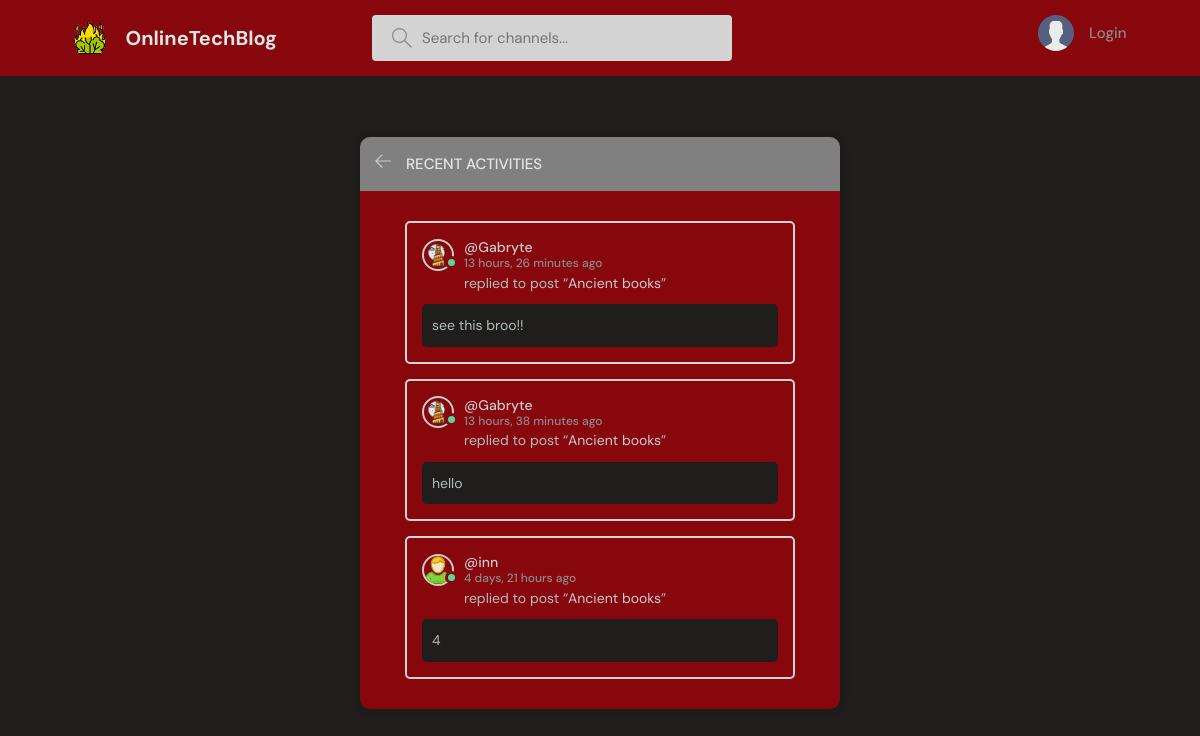
Page /messagesFromUsers/ on the earlier database version.
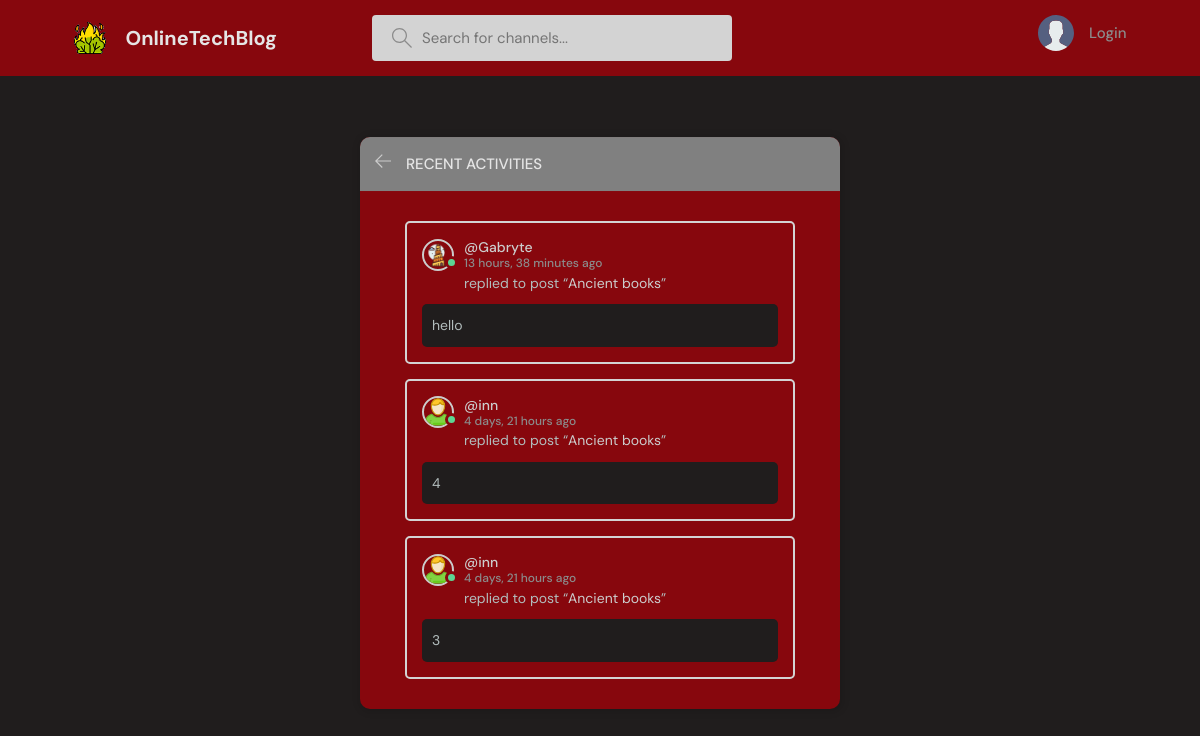
Same page on the later database version.
### baseProject/models.py (models this page shows, shortened)
class Message(models.Model):
    user = models.ForeignKey(User, on_delete=models.CASCADE)
    room = models.ForeignKey(Room, on_delete=models.CASCADE)
    body = models.TextField()
    image = models.ImageField(null=True, blank=True)
    updated = models.DateTimeField(auto_now=True)
    created = models.DateTimeField(auto_now_add=True)
    likes = models.ManyToManyField(User, related_name='comment')
    class Meta:
        ordering = ('-updated','-created')

class User(AbstractUser):
    name = models.CharField(max_length=200, null=True)
    surname = models.CharField(max_length=200, null=True)
    email = models.EmailField(unique=True,null=True)
    status = models.TextField(null=True)
    icon = models.ImageField(null=True, default="userBase.svg")
    showFriendsMessages = models.BooleanField(default=False)
    USERNAME_FIELD = 'email'
    REQUIRED_FIELDS = []

class Room(models.Model):
    host = models.ForeignKey(User, on_delete=models.SET_NULL, null=True)
    participants = models.ManyToManyField(User, related_name='participants', blank=True)
    topic = models.ForeignKey(Topic, null=True, blank=True,on_delete=models.SET_NULL)
    name = models.CharField(max_length=200, unique=True)
    description = models.TextField(null=True, blank=True)
    friendsOnly = models.BooleanField(default=False)
    updated = models.DateTimeField(auto_now=True)
    created = models.DateTimeField(auto_now_add=True)
    class Meta:
        ordering = ('-updated','-created')
    def __str__(self):
        return self.name

### baseProject/views.py (the view)
# urls.py: path('messagesFromUsers/',views.usersMessages,name="messages"),
def usersMessages(request):
    channel_messages = Message.objects.all()[0:3]
    return render(request, 'baseProject/messagesFromBlogging.html', {'room_messages': channel_messages})

### baseProject/templates/baseProject/messagesFromBlogging.html (shortened to what this page needs)
{% extends 'main.html' %}
{% block content %}
    <main class="layout">
        <div class="container">
            <div class="layout__box">
                <div class="layout__boxHeader">
                    <div class="layout__boxTitle">
                        <a href="{{ request.META.HTTP_REFERER }}">
                            <svg version="1.1" xmlns="http://www.w3.org/2000/svg" width="32" height="32"
                                 viewBox="0 0 32 32">
                                <title>arrow-left</title>
                                <path
                                        d="M13.723 2.286l-13.723 13.714 13.719 13.714 1.616-1.611-10.96-10.96h27.625v-2.286h-27.625l10.965-10.965-1.616-1.607z"
                                ></path>
                            </svg>
                        </a>
                        <h3>Recent Activities</h3>
                    </div>
                </div>
                <div class="activities-page layout__body">
                    {% for activity in room_messages %}
                        <div class="ActivitiesBoxingBox">
                            <div class="activities__boxHeader ChannelListerRoomHeaderBlock">
                                <a href="{% url 'user-profile' activity.user.id %}" class="HostRoomChannelLister">
                                    {% if activity.user.is_authenticated %}
                                        <div class="avatar avatar--small active">
                                            <img src="{{ activity.user.icon.url }}"/>
                                        </div>
                                    {% else %}
                                        <div class="avatar avatar--small">
                                            <img src="{{ activity.user.icon.url }}"/>
                                        </div>
                                    {% endif %}
                                    <p>
                                        @{{ activity.user.username }}
                                        <span>{{ activity.created|timesince }} ago</span>
                                    </p>
                                </a>
                            </div>
                            <div class="BoxingContentActivities">
                                <p>replied to post “<a href="{% url 'room' activity.room.id %}">{{ activity.room }}</a>”
                                </p>
                                <div class="ActivitiesBoxingRoomChannelContent">
                                    {{ activity.body }}
                                </div>
                            </div>
                        </div>
                    {% endfor %}
                </div>
            </div>
        </div>
    </main>
{% endblock content %}

Differences in the rows shown:
removed Message: user.icon (picture), user.username "Gabryte", created "13 hours, 26 minutes", room "Ancient books", body "see this broo!!"
now on this page (row unchanged): Message: user.icon (picture), user.username "inn", created "4 days, 21 hours", room "Ancient books", body "3"
